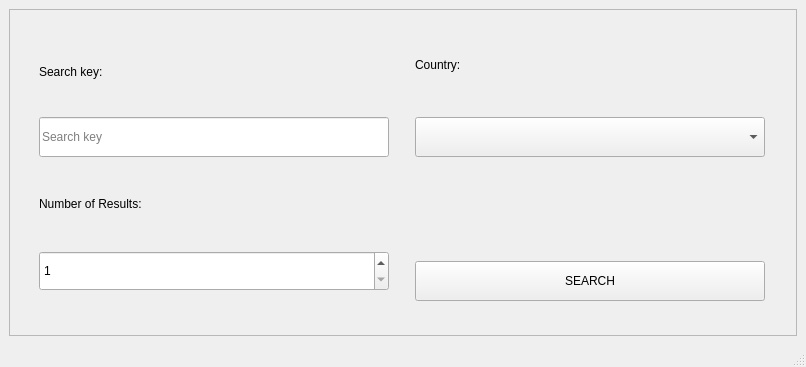
<?xml version="1.0" encoding="UTF-8"?>
<ui version="4.0">
 <class>MainWindow</class>
 <widget class="QMainWindow" name="MainWindow">
  <property name="geometry">
   <rect>
    <x>0</x>
    <y>0</y>
    <width>806</width>
    <height>367</height>
   </rect>
  </property>
  <property name="windowTitle">
   <string>MainWindow</string>
  </property>
  <widget class="QWidget" name="centralwidget">
   <layout class="QGridLayout" name="gridLayout">
    <item row="0" column="0">
     <widget class="QFrame" name="frame">
      <property name="frameShape">
       <enum>QFrame::StyledPanel</enum>
      </property>
      <property name="frameShadow">
       <enum>QFrame::Raised</enum>
      </property>
      <layout class="QGridLayout" name="gridLayout_2">
       <item row="3" column="1">
        <widget class="QPushButton" name="pushButton">
         <property name="minimumSize">
          <size>
           <width>0</width>
           <height>40</height>
          </size>
         </property>
         <property name="maximumSize">
          <size>
           <width>16777215</width>
           <height>20</height>
          </size>
         </property>
         <property name="text">
          <string>SEARCH</string>
         </property>
        </widget>
       </item>
       <item row="3" column="0">
        <widget class="QSpinBox" name="spinBox">
         <property name="minimumSize">
          <size>
           <width>0</width>
           <height>40</height>
          </size>
         </property>
         <property name="minimum">
          <number>1</number>
         </property>
        </widget>
       </item>
       <item row="0" column="0">
        <widget class="QLabel" name="label_2">
         <property name="minimumSize">
          <size>
           <width>0</width>
           <height>30</height>
          </size>
         </property>
         <property name="maximumSize">
          <size>
           <width>16777215</width>
           <height>16</height>
          </size>
         </property>
         <property name="text">
          <string>Search key:</string>
         </property>
        </widget>
       </item>
       <item row="0" column="1">
        <widget class="QLabel" name="label_3">
         <property name="maximumSize">
          <size>
           <width>16777215</width>
           <height>16</height>
          </size>
         </property>
         <property name="text">
          <string>Country:</string>
         </property>
        </widget>
       </item>
       <item row="1" column="1">
        <widget class="QComboBox" name="comboBox">
         <property name="minimumSize">
          <size>
           <width>0</width>
           <height>40</height>
          </size>
         </property>
         <property name="maximumSize">
          <size>
           <width>350</width>
           <height>16777215</height>
          </size>
         </property>
        </widget>
       </item>
       <item row="1" column="0">
        <widget class="QLineEdit" name="search_key">
         <property name="minimumSize">
          <size>
           <width>300</width>
           <height>40</height>
          </size>
         </property>
         <property name="maximumSize">
          <size>
           <width>350</width>
           <height>16777215</height>
          </size>
         </property>
         <property name="placeholderText">
          <string>Search key</string>
         </property>
        </widget>
       </item>
       <item row="2" column="0">
        <widget class="QLabel" name="label">
         <property name="maximumSize">
          <size>
           <width>16777215</width>
           <height>20</height>
          </size>
         </property>
         <property name="text">
          <string>Number of Results:</string>
         </property>
        </widget>
       </item>
      </layout>
     </widget>
    </item>
   </layout>
  </widget>
  <widget class="QMenuBar" name="menubar">
   <property name="geometry">
    <rect>
     <x>0</x>
     <y>0</y>
     <width>806</width>
     <height>22</height>
    </rect>
   </property>
  </widget>
  <widget class="QStatusBar" name="statusbar"/>
 </widget>
 <resources/>
 <connections/>
</ui>
